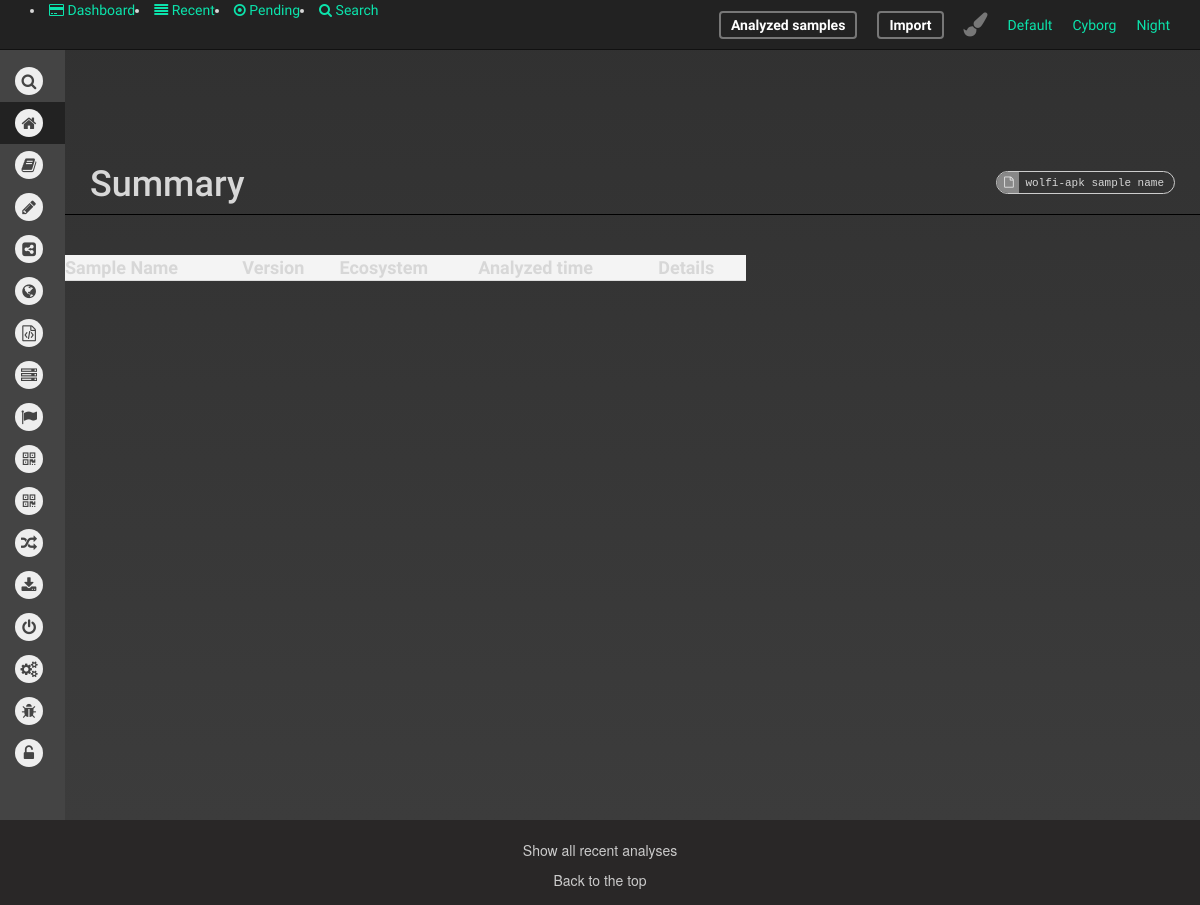
The app's page /package-analysis/analyzed_samples/, older data.
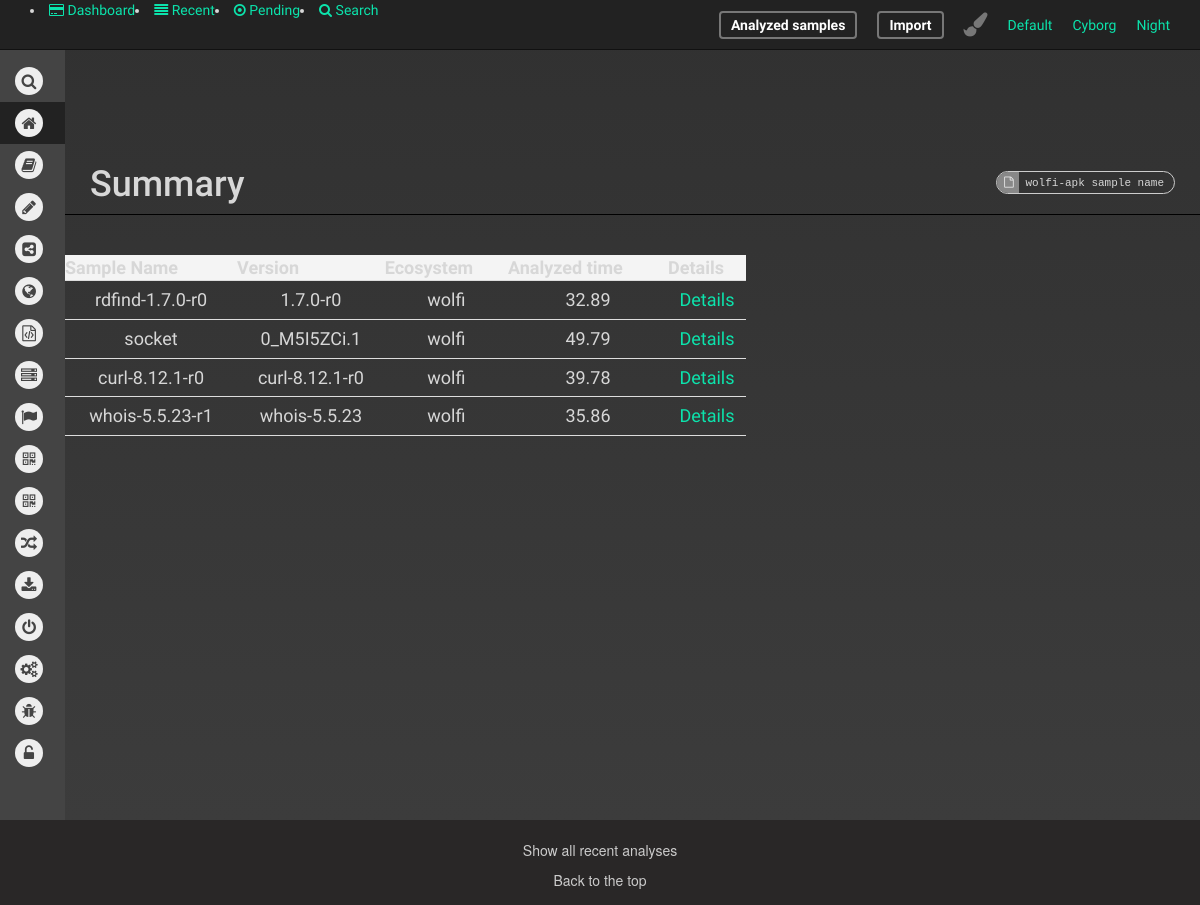
The same page, newer data.
### package_analysis/models.py (models this page shows, shortened)
class Package(models.Model):
    package_name = models.CharField(max_length=20)
    package_version = models.CharField(max_length=20)
    ecosystem = models.CharField(max_length=20)

class Report(models.Model):
    package = models.OneToOneField(Package, on_delete=models.CASCADE, related_name='report')
    time = models.FloatField()
    num_files = models.IntegerField()
    num_commands = models.IntegerField()
    num_network_connections = models.IntegerField()
    num_system_calls = models.IntegerField()
    files = models.JSONField(default=dict)  # Provide a default value
    dns = models.JSONField(default=list)  # Provide a default value
    ips = models.JSONField(default=list)  # Provide a default value
    commands = models.JSONField(default=list)  # Provide a default value
    syscalls = models.JSONField(default=list)  # Provide a default value

### package_analysis/views.py (the view)
# urls.py: path("analyzed_samples/", views.analyzed_samples, name="analyzed_samples"),
def analyzed_samples(request):
    packages = Package.objects.all().order_by('-id')
    return render(request, 'package_analysis/analyzed_samples.html', {'packages': packages})

### package_analysis/templates/package_analysis/analyzed_samples.html (shortened to what the changed rows need)
{% extends "package_analysis/layout.html" %}
{% block body %}
        <div class="flex-nav">
            <section class="flex-nav__body cuckoo-analysis" tabindex="0">
                <header class="page-header cuckoo-analysis__header">
                    <h1>Summary </h1>
                </header>
                <table class="analysis-report">
                    <thead>
                        <tr>
                            <th>Sample Name</th>
                            <th>Version</th>
                            <th>Ecosystem</th>
                            <th>Analyzed time</th>
                            <th>Details</th>
                        </tr>
                    </thead>
                    <tbody>
                        {% for package in packages %}
                        <tr>
                            <td>{{ package.package_name }}</td>
                            <td>{{ package.package_version }}</td>
                            <td>{{ package.ecosystem }}</td>
                            <td>{{ package.report.time|floatformat:2 }}</td>
                            <td><a href="{% url 'report' package.report.id %}">Details</a></td>
                        </tr>
                        {% endfor %}
                </table>
            </section>
        </div>
{% endblock %}

Row changes from the older to the newer data that the page shows:
added Package: package_name "rdfind-1.7.0-r0", package_version "1.7.0-r0", ecosystem "wolfi", report.time "32.89"
added Package: package_name "socket", package_version "0_M5I5ZCi.1", ecosystem "wolfi", report.time "49.79"
added Package: package_name "curl-8.12.1-r0", package_version "curl-8.12.1-r0", ecosystem "wolfi", report.time "39.78"
added Package: package_name "whois-5.5.23-r1", package_version "whois-5.5.23", ecosystem "wolfi", report.time "35.86"
